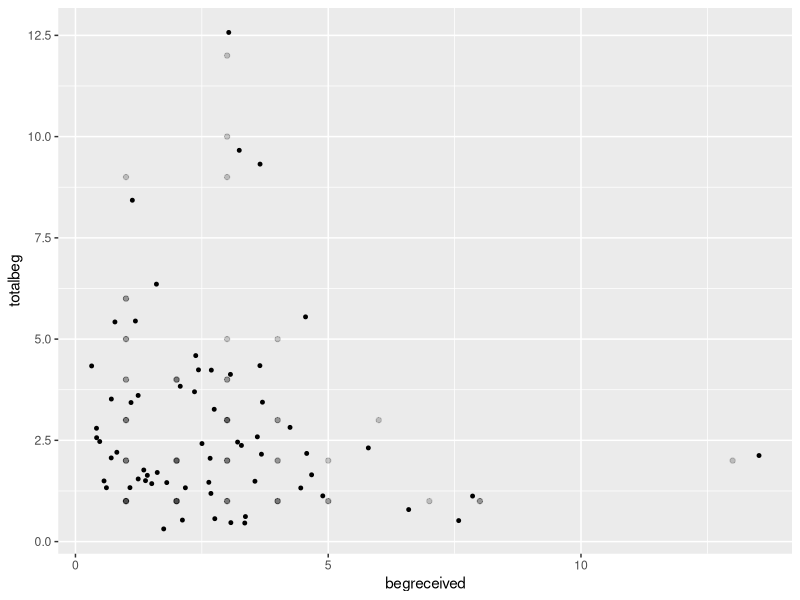
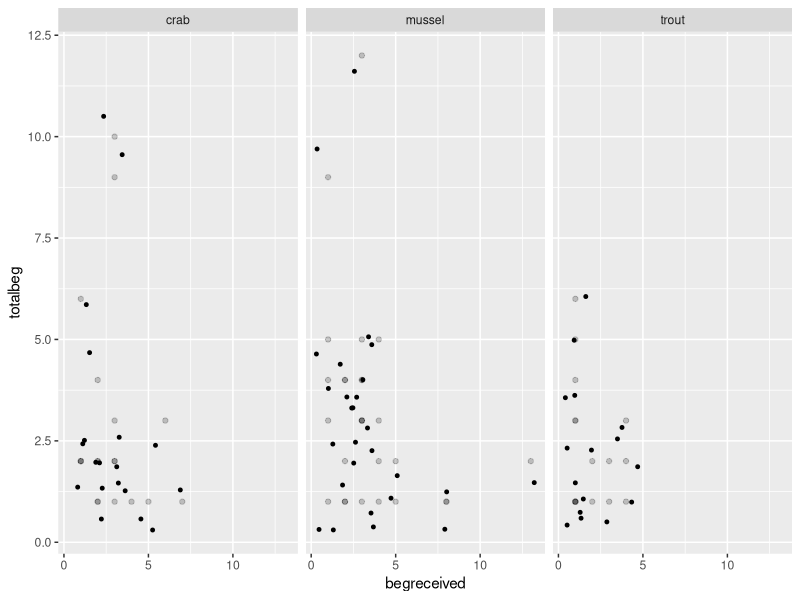
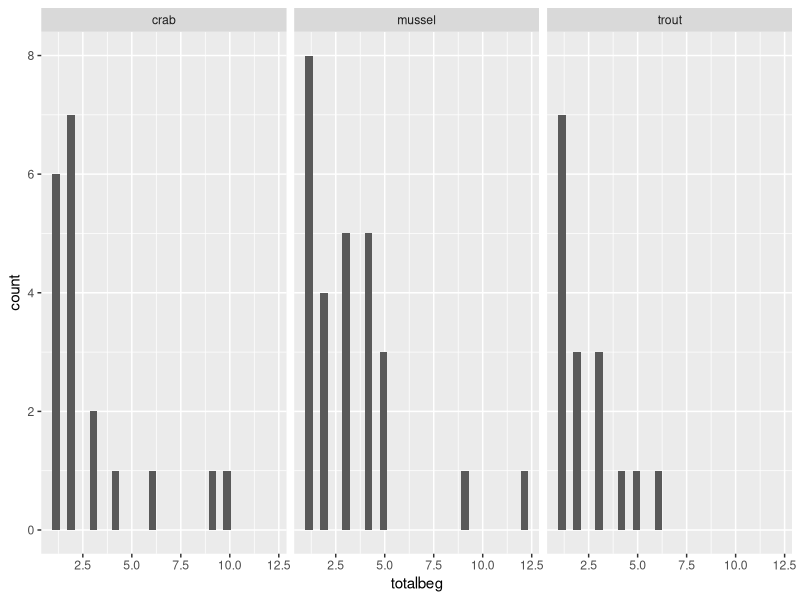
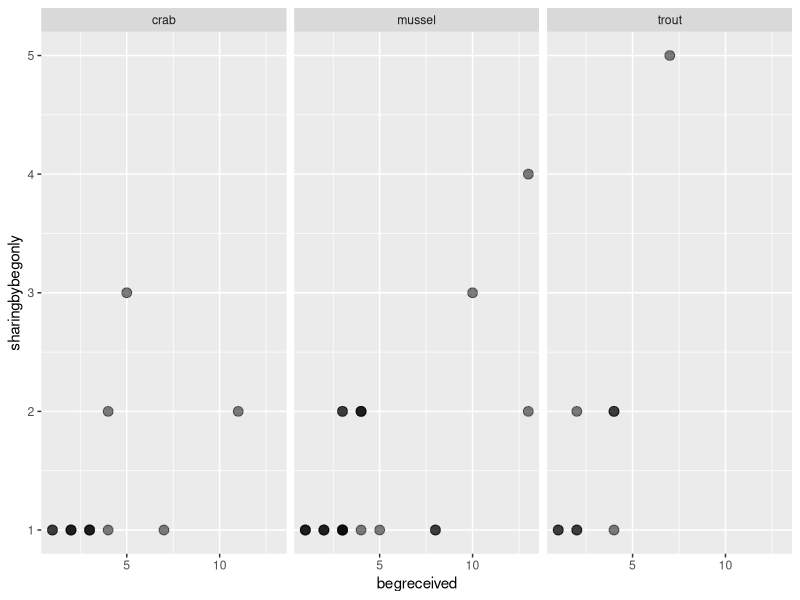

The R source for these figures, in order:
## ---- chunk 1
library(dplyr)
library(ggplot2)
## ---- chunk 2
otter_data <- read.csv("../data/Bowden-ParryOtterdata.csv")
head(otter_data)
## ---- chunk 3
begging <-   
  otter_data %>%
  filter(begreceived > 0, totalbeg > 0) %>% 
  select(foodtype, totalbeg, begreceived)

knitr::kable(head(begging))
## ---- chunk 4
ggplot(begging, color = foodtype, aes(x = begreceived, y = totalbeg)) +
  geom_point(alpha = 0.2) +
  geom_jitter(size = 1, width = 0.7, height = 0.7)
  
## ---- chunk 5
ggplot(begging, aes(x = begreceived, y = totalbeg)) +
  geom_point(alpha = 0.2) +
  geom_jitter(size = 1, width = 0.7, height = 0.7) +
  facet_wrap(~foodtype)
  
## ---- chunk 6
ggplot(begging, aes(x = totalbeg)) +
  geom_histogram() +
  facet_wrap(~foodtype)
  
## ---- chunk 7
sharing <- 
  otter_data %>% 
  filter(begreceived > 0, sharingbybegonly > 0) %>% 
  select(begreceived, sharingbybegonly, foodtype)

knitr::kable(head(sharing))
## ---- chunk 8
ggplot(sharing, aes(x = begreceived, y = sharingbybegonly)) +
  geom_point(size = 3, alpha = 0.5) +
  facet_wrap(~foodtype)
  
